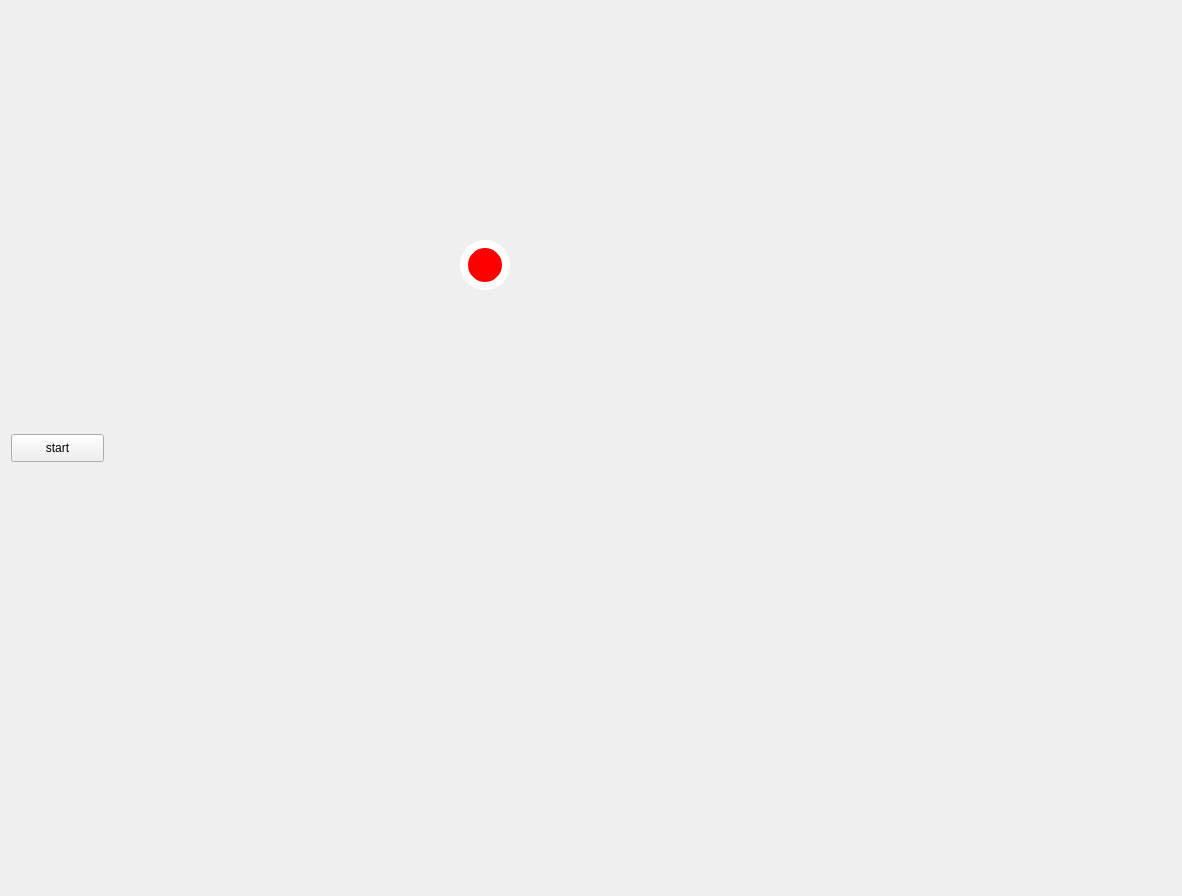
<?xml version="1.0" encoding="UTF-8"?>
<ui version="4.0">
 <class>Form</class>
 <widget class="QWidget" name="Form">
  <property name="geometry">
   <rect>
    <x>0</x>
    <y>0</y>
    <width>1182</width>
    <height>896</height>
   </rect>
  </property>
  <property name="minimumSize">
   <size>
    <width>1182</width>
    <height>896</height>
   </size>
  </property>
  <property name="windowTitle">
   <string>Form</string>
  </property>
  <widget class="QPushButton" name="btn">
   <property name="geometry">
    <rect>
     <x>11</x>
     <y>434</y>
     <width>93</width>
     <height>28</height>
    </rect>
   </property>
   <property name="text">
    <string>start</string>
   </property>
  </widget>
  <widget class="QPushButton" name="light">
   <property name="geometry">
    <rect>
     <x>460</x>
     <y>240</y>
     <width>50</width>
     <height>50</height>
    </rect>
   </property>
   <property name="styleSheet">
    <string notr="true">QPushButton
{border-radius:25px;
background:rgb(255, 0, 0);
border:8px rgb(255, 254, 253);
border-style:outset
}</string>
   </property>
   <property name="text">
    <string/>
   </property>
  </widget>
 </widget>
 <resources/>
 <connections/>
</ui>
